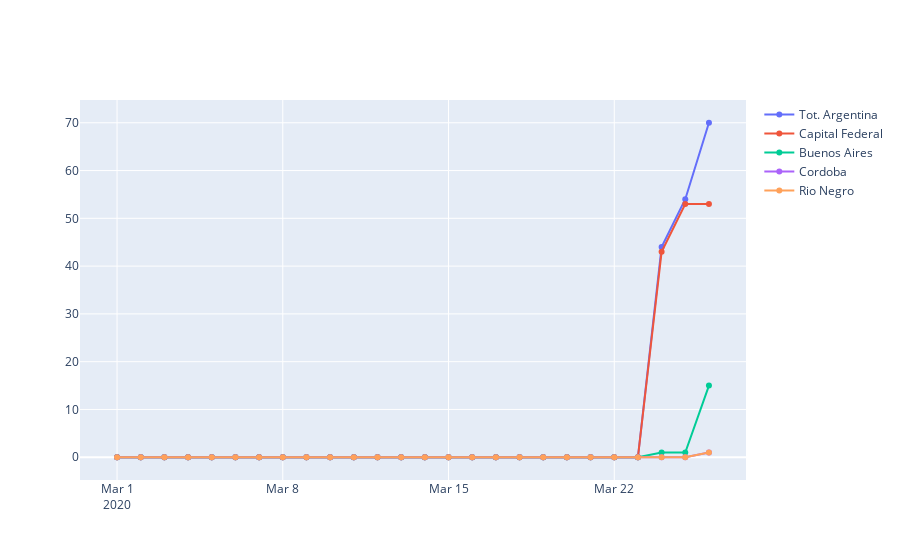

The code cell stored with this chart in its notebook:
### Markdown cell above
<h3>RECUPERADOS POR PROVINCIA EN ARGENTINA</h3>

### Code cell
fig=plt.figure(figsize=(18, 16), dpi= 80, facecolor='w', edgecolor='k')

tot_arg = confirmed_df_arg.sum(axis=0)

fig = go.Figure()

fig.add_trace(go.Scatter(x=tot_arg.index, y=tot_arg, mode='lines+markers', name='Tot. Argentina'))

for idx in confirmed_df_arg.index:
    if(confirmed_df_arg.loc[idx,:].sum() > 0):
        fig.add_trace(go.Scatter(x=confirmed_df_arg.loc[idx,:].index, y=confirmed_df_arg.loc[idx,:], mode='lines+markers', name=idx))
fig.show()
